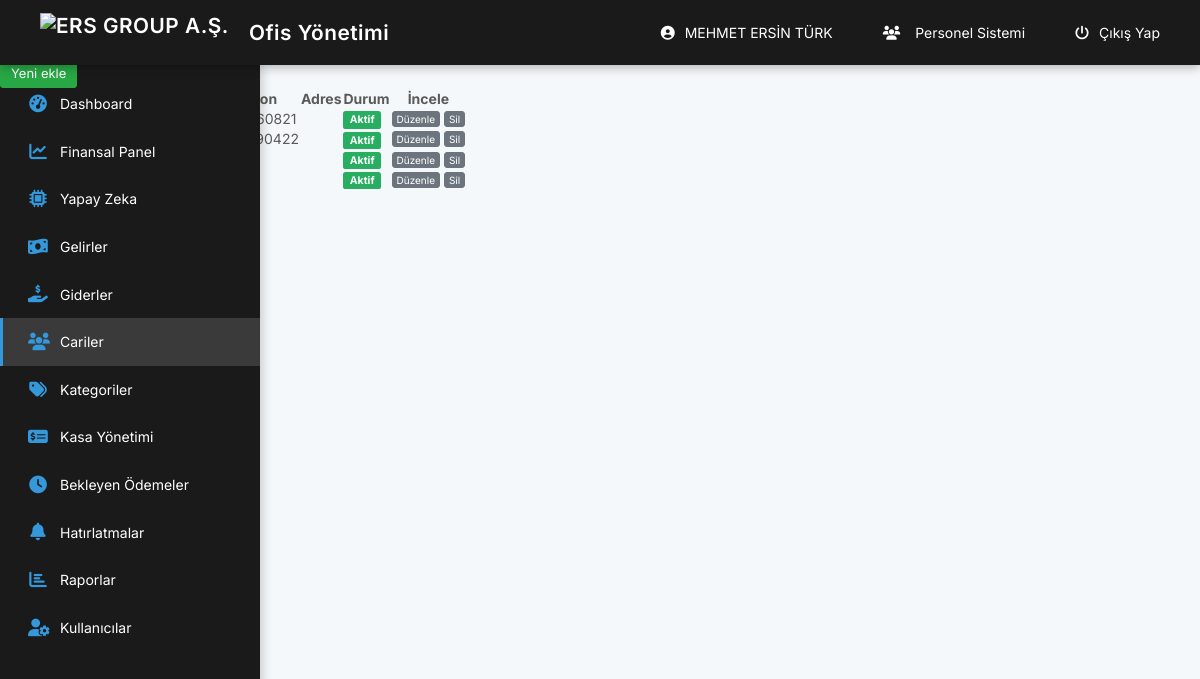
/muhasebe/customers.php (signed in), run on the app's committed database.
### tables this page shows
CREATE TABLE `users` (
  `id` int(11) NOT NULL,
  `fullname` text NOT NULL,
  `phone` text NOT NULL,
  `email` text NOT NULL,
  `password` text NOT NULL,
  `uniqid` text NOT NULL,
  `status` tinyint(1) NOT NULL
);

CREATE TABLE `customers` (
  `id` int(11) NOT NULL,
  `title` text NOT NULL,
  `phone` text DEFAULT NULL,
  `email` text DEFAULT NULL,
  `tax_no` text DEFAULT NULL,
  `tax_office` text DEFAULT NULL,
  `address` text DEFAULT NULL,
  `status` tinyint(1) NOT NULL
);

### muhasebe/_class/class.php (called while the page is built, shortened)
<?php
class PIA {
	static $pdo = null;
	static $charset = 'UTF8';
	static $last_stmt = null;
	public static function instance(){
		return
		self::$pdo == null ?
		self::init() :
		self::$pdo;
	}
	public static function init(){
		self::$pdo = new PDO(
			'mysql:host=' . MYSQL_HOST .';dbname=' . MYSQL_DB,
			MYSQL_USER,
			MYSQL_PASS
		);
		self::$pdo->exec('SET NAMES `' . self::$charset . '`');
		self::$pdo->setAttribute(PDO::ATTR_DEFAULT_FETCH_MODE, PDO::FETCH_OBJ);
		return self::$pdo;
	}
	public static function query($query, $bindings = null){
		if(is_null($bindings)){
			if(!self::$last_stmt = self::instance()->query($query))
			return false;
		}else{
			self::$last_stmt = self::prepare($query);
			if(!self::$last_stmt->execute($bindings))
			return false;
		}
		return self::$last_stmt;
	}
	public static function get_row($query, $bindings = null){
		if(!$stmt = self::query($query, $bindings))
		return false;
		return $stmt->fetch();
	}
	public static function control($theValue, $theType, $strip_tags=false) {
		$theValue = addslashes(trim($theValue)) ;
		switch ($theType) {
			case "text":
				$theValue = ($theValue != "") ? "'" . $theValue . "'" : "NULL";
			break;
		}
		return $theValue;
	}
}
$pia = New PIA;
?>

### muhasebe/_class/config.php (called while the page is built, shortened)
<?php
require('class.php');
if(isset($_COOKIE['admin_id'])){
	$uniqid =  $pia->control($_COOKIE['admin_id'],'text');
	$admin = $pia->get_row("SELECT * FROM users WHERE uniqid=$uniqid");
}
?>

### muhasebe/customers.php (the view, shortened to what this page needs)
<?php require('_class/config.php');  require('session.php');   ?>
<!DOCTYPE html>
<html>
      <head>
            <?php require('_inc/head.php');   ?>
      </head>
      <body>
            <?php require('_inc/header.php'); ?>
            <section class="content">
                  <div class="title">
                        <div class="left">
                              <h1>Cariler</h1>
                              <ul class="breadcrumb">
                                    <li><a href="main.php">Anasayfa</a></li>
                                    <li><a href="customers.php">Cariler</a></li>
                              </ul>
                        </div>
                        <div class="right"> <a href="customers.php?add" class="btn-success btn-sm">Yeni ekle</a> </div>
                  </div>
                        <table class="table">
                              <thead>
                                    <tr>
                                          <th width="50px">ID</th>
                                          <th>Ad soyad / Ünvan</th>
                                          <th>Telefon</th>
                                          <th>Adres</th>
                                          <th>Durum</th>
                                          <th>İncele</th>
                                    </tr>
                              </thead>
                              <tbody>
                                    <?php $list = $pia->query("SELECT * FROM customers WHERE status>=0"); foreach($list as $item){  ?>
                                          <tr>
                                                <td><?=$item->id;?></td>
                                                <td><a href="customer.php?id=<?=$item->id;?>"><?=$item->title;?></a></td>
                                                <td><?=$item->phone;?></td>
                                                <td><?=$item->address;?></td>
                                                <td><?=$item->status==1?'<label class="label-success">Aktif</label>':'<label class="label-danger">Pasif</label>';?></td>
                                                <td>
                                                      <a href="customers.php?edit=<?=$item->id;?>" class="btn-default btn-xs">Düzenle</a>
                                                      <a onclick="_delete('customers', <?=$item->id;?>);" class="btn-default btn-xs">Sil</a>
                                                </td>
                                          </tr>
                                    <?php } ?>
                              </tbody>
                        </table>
           </section>
     </body>
</html>

### muhasebe/_inc/header.php (shortened to what this page needs)
<header class="header">
    <a href="https://ersinemlak.com.tr" class="logo">
        <img src="../logo1.png" alt="ERS GROUP A.Ş." class="logo-img"> Ofis Yönetimi
    </a>
    <div class="header-right">
        <a href="users.php?edit=<?=$admin->id;?>" class="user-link">
            <i class="fas fa-user-circle"></i> <?=$admin->fullname;?>
        </a>
        <a href="../personel/" class="personnel-link">
            <i class="fas fa-users"></i> Personel Sistemi
        </a>
        <a href="logout.php" class="logout-link">
            <i class="fas fa-power-off"></i> Çıkış Yap
        </a>
    </div>
</header>
<div class="sidebar">
    <nav class="sidebar-nav">
        <ul>
            <li>
                <a href="main.php">
                    <i class="fas fa-tachometer-alt"></i>
                    <span>Dashboard</span>
                </a>
            </li>
            <li>
                <a href="financial_dashboard.php">
                    <i class="fas fa-chart-line"></i>
                    <span>Finansal Panel</span>
                </a>
            </li>
            <li>
                <a href="chatbot.php">
                    <i class="fas fa-microchip"></i>
                    <span>Yapay Zeka</span>
                </a>
            </li>
            <li>
                <a href="income.php">
                    <i class="fas fa-money-bill-wave"></i>
                    <span>Gelirler</span>
                </a>
            </li>
            <li>
                <a href="expense.php">
                    <i class="fas fa-hand-holding-usd"></i>
                    <span>Giderler</span>
                </a>
            </li>
            <li>
                <a href="customers.php">
                    <i class="fas fa-users"></i>
                    <span>Cariler</span>
                </a>
            </li>
            <li>
                <a href="categories.php">
                    <i class="fas fa-tags"></i>
                    <span>Kategoriler</span>
                </a>
            </li>
            <li>
    <a href="safes.php">
        <i class="fas fa-money-check-alt"></i>
        <span>Kasa Yönetimi</span>
    </a>
</li>
            <li>
                <a href="pending_payments.php">
                    <i class="fas fa-clock"></i>
                    <span>Bekleyen Ödemeler</span>
                </a>
            </li>
            <li>
                <a href="reminders.php">
                    <i class="fas fa-bell"></i>
                    <span>Hatırlatmalar</span>
                </a>
            </li>
            <li>
                <a href="reports.php">
                    <i class="fas fa-chart-bar"></i>
                    <span>Raporlar</span>
                </a>
            </li>
            <li>
                <a href="users.php">
                    <i class="fas fa-user-cog"></i>
                    <span>Kullanıcılar</span>
                </a>
            </li>
        </ul>
    </nav>
</div>

### muhasebe/_inc/header.php (style rules this page uses)
.logo { display: flex; align-items: center; text-decoration: none; }
.logo-img { height: 40px; margin-right: 10px; object-fit: contain; }
.personnel-link { display: inline-flex; align-items: center; padding: 0 15px; color: #333; text-decoration: none; transition: color 0.3s ease; }
.personnel-link i { margin-right: 5px; }
:root { --primary-color: #1a1a1a; --secondary-color: #2d2d2d; --accent-color: #3498db; --text-color: #ffffff; --hover-color: #3a3a3a; --sidebar-width: 260px; --header-height: 65px; }
.header { background: var(--primary-color); height: var(--header-height); position: fixed; top: 0; left: 0; right: 0; z-index: 1000; display: flex; justify-content: space-between; align-items: center; padding: 0 25px; box-shadow: 0 2px 10px rgba(0,0,0,0.3); }
.header a { color: var(--text-color); text-decoration: none; padding: 10px 15px; border-radius: 8px; transition: all 0.3s ease; display: flex; align-items: center; gap: 10px; }
.header-right { display: flex; align-items: center; gap: 20px; }
.logo { font-size: 1.3rem; font-weight: 600; letter-spacing: 0.5px; }
.sidebar { background: var(--primary-color); width: var(--sidebar-width); height: calc(100vh - var(--header-height)); position: fixed; top: var(--header-height); left: 0; overflow-y: auto; transition: all 0.3s ease; box-shadow: 2px 0 10px rgba(0,0,0,0.2); }
.sidebar-nav ul { list-style: none; padding: 15px 0; margin: 0; }
.sidebar-nav li a { display: flex; align-items: center; padding: 15px 25px; color: var(--text-color); text-decoration: none; transition: all 0.3s ease; border-left: 3px solid transparent; }
.sidebar-nav i { margin-right: 12px; width: 20px; text-align: center; font-size: 1.1rem; color: var(--accent-color); }

### data on the page
users: fullname "MEHMET ERSİN TÜRK"
customers: status "Aktif"
customers: status "Aktif"
customers: status "Aktif"
customers: status "Aktif"
